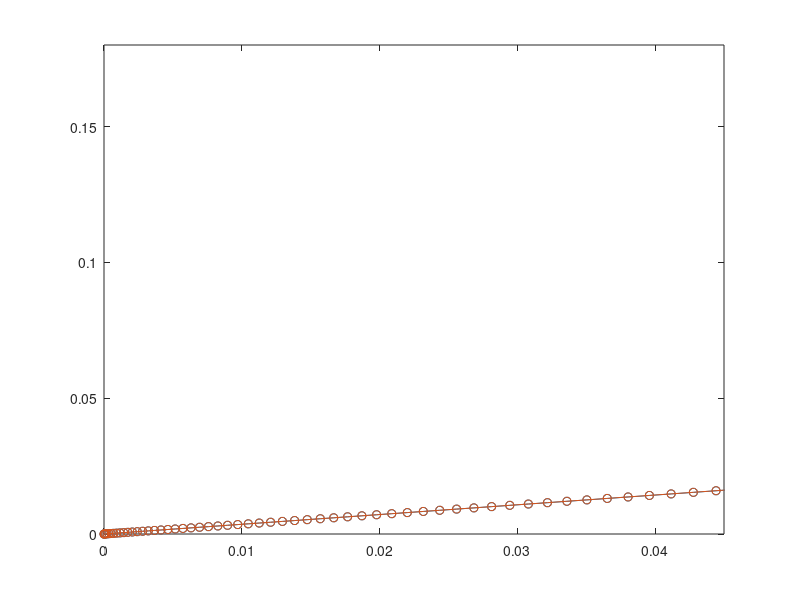

The MATLAB script that drew this image:
clear 
load n477x768
plot((x),(hprime_data(1:n,8)-hprime_data(1,8)),'o-', ...
    (x),(hprime_data(1:n,2)-hprime_data(1,2)),'o-'...
    )
axis([0,0.045,0,0.18])